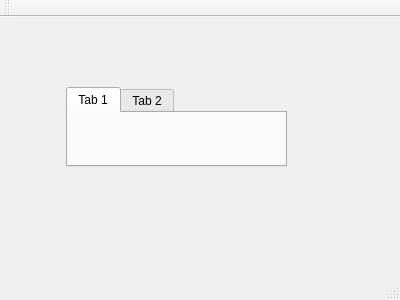
<?xml version="1.0" encoding="UTF-8"?>
<ui version="4.0">
 <class>MainWindow</class>
 <widget class="QMainWindow" name="MainWindow">
  <property name="geometry">
   <rect>
    <x>0</x>
    <y>0</y>
    <width>400</width>
    <height>300</height>
   </rect>
  </property>
  <property name="windowTitle">
   <string>MainWindow</string>
  </property>
  <widget class="QWidget" name="centralWidget">
   <widget class="QTabWidget" name="tabWidget">
    <property name="geometry">
     <rect>
      <x>66</x>
      <y>70</y>
      <width>221</width>
      <height>80</height>
     </rect>
    </property>
    <widget class="QWidget" name="tab">
     <attribute name="title">
      <string>Tab 1</string>
     </attribute>
    </widget>
    <widget class="QWidget" name="tab_2">
     <attribute name="title">
      <string>Tab 2</string>
     </attribute>
    </widget>
   </widget>
  </widget>
  <widget class="QMenuBar" name="menuBar">
   <property name="geometry">
    <rect>
     <x>0</x>
     <y>0</y>
     <width>400</width>
     <height>20</height>
    </rect>
   </property>
  </widget>
  <widget class="QToolBar" name="mainToolBar">
   <attribute name="toolBarArea">
    <enum>TopToolBarArea</enum>
   </attribute>
   <attribute name="toolBarBreak">
    <bool>false</bool>
   </attribute>
  </widget>
  <widget class="QStatusBar" name="statusBar"/>
 </widget>
 <layoutdefault spacing="6" margin="11"/>
 <resources/>
 <connections/>
</ui>
